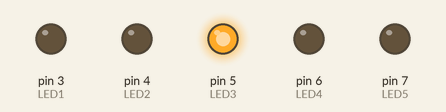
Recording of a sketch running on a simulated Arduino Uno, built with avr-gcc and run on an emulated ATmega328P. On the bench: output pins drawn as LEDs (lit = HIGH).

Above: at 0.07 s.
At 0.36 s:
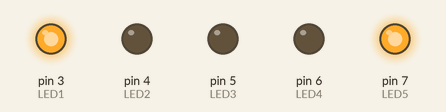
At 0.66 s:
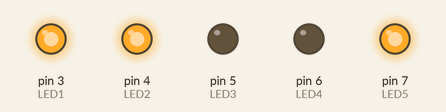
At 1.27 s:
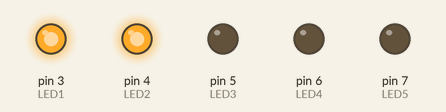
At 1.85 s:
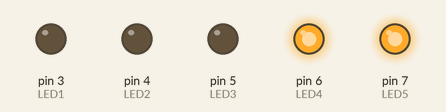
At 2.51 s:
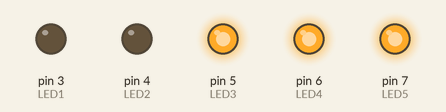
Timing chart, 0 to 3.0 s (numbered marks = the images above):
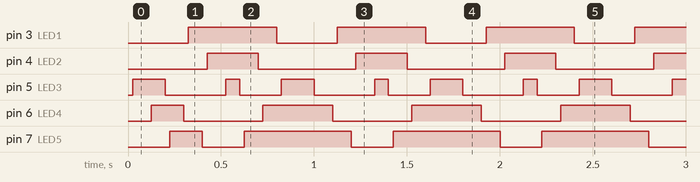

Measured:
- by itself, pin 3 (LED1): alternates HIGH for 0.48 s and LOW for 0.33 s
- by itself, pin 4 (LED2): alternates HIGH for 0.28 s and LOW for 0.53 s
- by itself, pin 5 (LED3): repeats every 0.80 s: LOW 0.33 s, HIGH 0.08 s, LOW 0.23 s, HIGH 0.18 s
- by itself, pin 6 (LED4): repeats every 0.80 s: LOW 0.43 s, HIGH 0.38 s
- by itself, pin 7 (LED5): repeats every 0.80 s: LOW 0.23 s, HIGH 0.58 s

The sketch:

Harjoitus_1.ino
```cpp
/*comments
 *
 */
 #define LED1 3
 #define LED2 4
 #define LED3 5
 #define LED4 6
 #define LED5 7
 #define  LEDON LOW
 #define  LEDOFF HIGH

void setup() {
  pinMode(LED1, OUTPUT);
  pinMode(LED2, OUTPUT);
  pinMode(LED3, OUTPUT);
  pinMode(LED4, OUTPUT);
  pinMode(LED5, OUTPUT);
}

int viive1 = 25;
int viive2 = 75;

void loop() {

  digitalWrite(LED1, LEDON);
  delay(viive1);
  digitalWrite(LED3, LEDOFF);
  delay(viive2);

  digitalWrite(LED2, LEDON);
  delay(viive1);
  digitalWrite(LED4, LEDOFF);
  delay(viive2);

  digitalWrite(LED3, LEDON);
  delay(viive1);
  digitalWrite(LED5, LEDOFF);
  delay(viive2);

  digitalWrite(LED4, LEDON);
  delay(viive1);
  digitalWrite(LED1, LEDOFF);
  delay(viive2);

  digitalWrite(LED5, LEDON);
  delay(viive1);
  digitalWrite(LED2, LEDOFF);
  delay(viive2);

  digitalWrite(LED4, LEDON);
  delay(viive1);
  digitalWrite(LED3, LEDOFF);
  delay(viive2);

  digitalWrite(LED3, LEDON);
  delay(viive1);
  digitalWrite(LED5, LEDOFF);
  delay(viive2);

  digitalWrite(LED2, LEDON);
  delay(viive1);
  digitalWrite(LED4, LEDOFF);
  delay(viive2);

}
```
